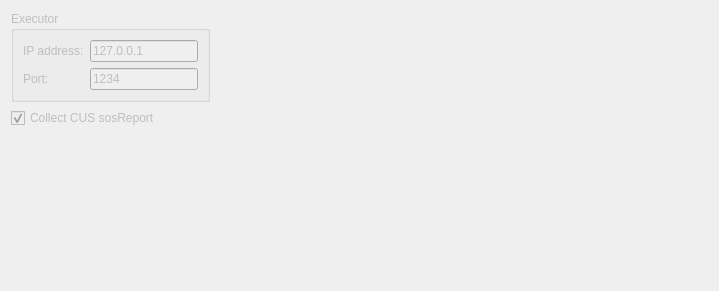
            <widget class="QWidget" name="tab_cus">
             <attribute name="title">
              <string>CUS</string>
             </attribute>
             <layout class="QGridLayout" name="gridLayout_33">
              <item row="0" column="0">
               <widget class="QGroupBox" name="gb_cus">
                <property name="enabled">
                 <bool>false</bool>
                </property>
                <property name="title">
                 <string>Executor</string>
                </property>
                <layout class="QFormLayout" name="formLayout_6">
                 <item row="0" column="0">
                  <widget class="QLabel" name="label_14">
                   <property name="text">
                    <string>IP address:</string>
                   </property>
                   <property name="buddy">
                    <cstring>le_cus_executor_ip</cstring>
                   </property>
                  </widget>
                 </item>
                 <item row="0" column="1">
                  <widget class="QLineEdit" name="le_cus_executor_ip">
                   <property name="text">
                    <string>127.0.0.1</string>
                   </property>
                  </widget>
                 </item>
                 <item row="1" column="0">
                  <widget class="QLabel" name="label_15">
                   <property name="text">
                    <string>Port:</string>
                   </property>
                   <property name="buddy">
                    <cstring>le_cus_executor_port</cstring>
                   </property>
                  </widget>
                 </item>
                 <item row="1" column="1">
                  <widget class="QLineEdit" name="le_cus_executor_port">
                   <property name="text">
                    <string>1234</string>
                   </property>
                  </widget>
                 </item>
                </layout>
               </widget>
              </item>
              <item row="0" column="1">
               <spacer name="horizontalSpacer_4">
                <property name="orientation">
                 <enum>Qt::Horizontal</enum>
                </property>
                <property name="sizeHint" stdset="0">
                 <size>
                  <width>498</width>
                  <height>20</height>
                 </size>
                </property>
               </spacer>
              </item>
              <item row="2" column="0">
               <spacer name="verticalSpacer_16">
                <property name="orientation">
                 <enum>Qt::Vertical</enum>
                </property>
                <property name="sizeHint" stdset="0">
                 <size>
                  <width>20</width>
                  <height>152</height>
                 </size>
                </property>
               </spacer>
              </item>
              <item row="1" column="0">
               <widget class="QCheckBox" name="cb_cus_sosreport">
                <property name="enabled">
                 <bool>false</bool>
                </property>
                <property name="text">
                 <string>Collect CUS sosReport</string>
                </property>
                <property name="checked">
                 <bool>true</bool>
                </property>
               </widget>
              </item>
             </layout>
            </widget>
